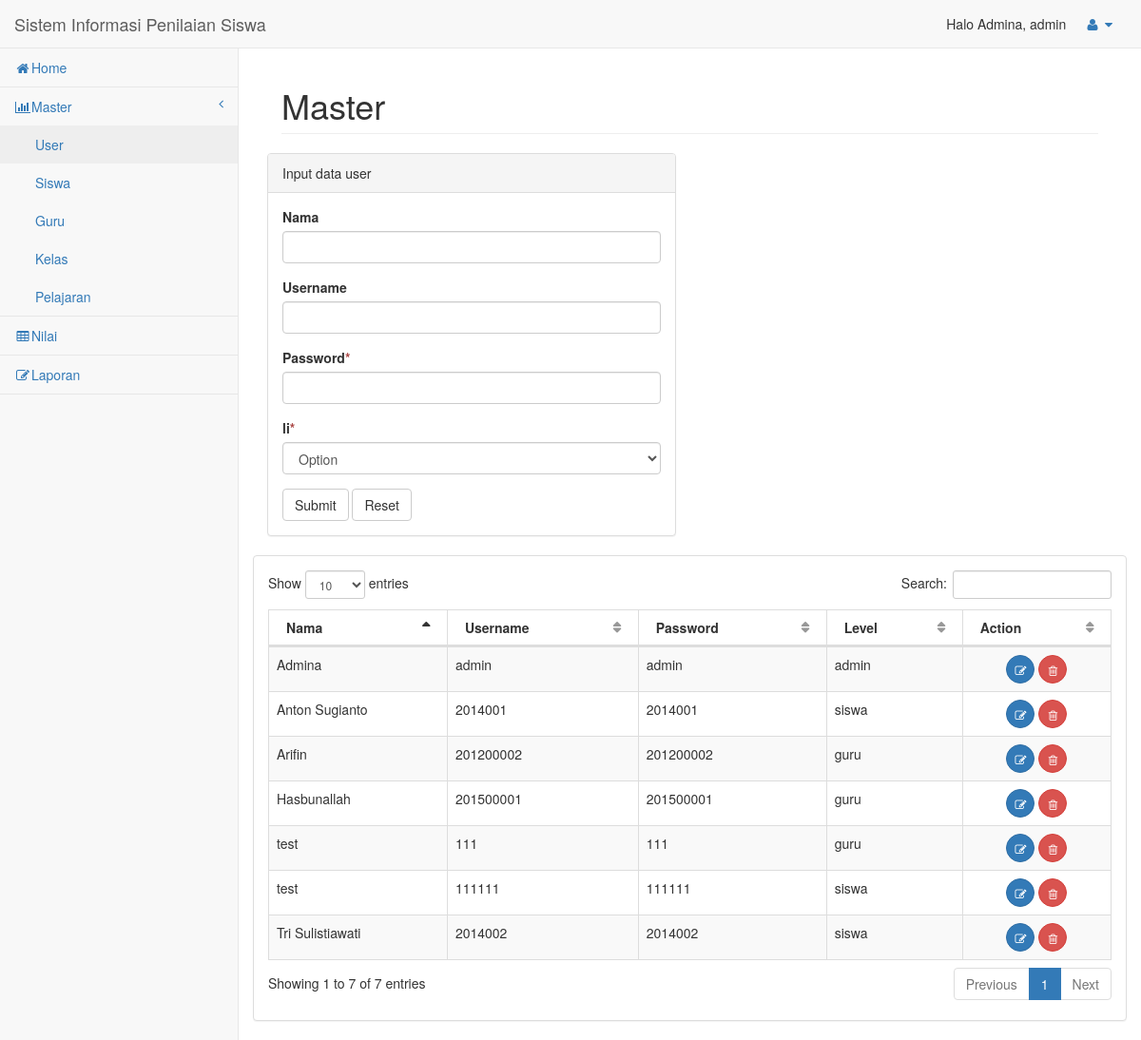
Screenshot of /admin/user.php (signed in) with the database file from the repository.
### tables this page shows
CREATE TABLE `tbl_user` (
  `id_user` bigint(19) UNSIGNED NOT NULL,
  `username` varchar(20) NOT NULL,
  `password` varchar(20) NOT NULL,
  `nama` varchar(30) NOT NULL,
  `level` enum('admin','guru','siswa') NOT NULL
);

### admin/user.php (the view, shortened to what this page needs)
<!DOCTYPE html>
<html lang="en">
<head>
    <link href="assets/vendor/bootstrap/css/bootstrap.min.css" rel="stylesheet">
    <link href="assets/vendor/metisMenu/metisMenu.min.css" rel="stylesheet">
    <link href="assets/vendor/datatables-plugins/dataTables.bootstrap.css" rel="stylesheet">
    <link href="assets/vendor/datatables-responsive/dataTables.responsive.css" rel="stylesheet">
    <link href="assets/dist/css/sb-admin-2.css" rel="stylesheet">
    <link href="assets/vendor/font-awesome/css/font-awesome.min.css" rel="stylesheet" type="text/css">
</head>
<body>
<?php
    include "include/headerup.php";
    include "include/header.php";
?>
        <div id="page-wrapper">
            <div class="container-fluid">
                <div class="row">
                    <div class="col-lg-12">
                        <h1 class="page-header">Master</h1>
                    </div>
                    <div class="row">
                <div class="col-lg-6">
                    <div class="panel panel-default">
                        <div class="panel-heading">
                            Input data user
                        </div>
                        <div class="panel-body">
                            <div class="row">
                                <div class="col-lg-12">
                                    <form method="post">
                    <div class="form-group">
                        <label class="control-label">Nama</label>
                        <input class="form-control" type="text" name="nama" />
                      </div>
                    <div class="form-group">
                        <label class="control-label">Username</label>
                        <input class="form-control" type="text" name="usern" />
                      </div>
                    <div class="form-group">
                        <label class="control-label">Password<span class="text-danger">*</span></label>
                        <input class="form-control" type="password" required="" name="pass" />
                      </div>
                      <div class="form-group">
                    <label for="level" class="control-label">li<span class="text-danger">*</span></label>
                    <select class="form-control" name="level" required="" onchange="javascript:get(this)">
                        <option value="">Option</option>
                    </select>
                    </div>
                                        <button type="submit" name="submit" value="submit" class="btn btn-default">Submit</button>
                                        <button type="reset" class="btn btn-default">Reset</button>
                                    </form>
                                </div>
                            </div>
                        </div>
                    </div>
                </div>
<div class="row">
                <div class="col-lg-12">
                    <div class="panel panel-default">
                        <div class="panel-body">
                            <table width="100%" class="table table-striped table-bordered table-hover" id="dataTables-example">
                                        <thead>
                                            <tr>
                                                <th>Nama</th>
                                                <th>Username</th>
                                                <th>Password</th>
                                                <th>Level</th>
                                                <th>Action</th>
                                            </tr>
                                        </thead>
                                        <tbody>
                                        <?php
                                            $conn = new mysqli("localhost", "root", "", "fahri");
                                            $res = $conn->query("SELECT * FROM tbl_user");
                                            while($row = $res->fetch_assoc()){
                                                echo '
                                                <tr>
                                                    <td>'.$row['nama'].'</td>
                                                    <td>'.$row['username'].'</td>
                                                    <td>'.$row['password'].'</td>
                                                    <td>'.$row['level'].'</td>
                                                    <td align="center">
                                                    <a class="btn btn-primary btn-circle" href="edit_user.php?id_user='.$row['id_user'].'" onclick="return warn()" title="Edit"><i class="fa fa-edit "></i></a>
                                                    <a class="btn btn-danger btn-circle" href="delete_user.php?id_user='.$row['id_user'].'" onclick="return warn()" title="Hapus"><i class="fa fa-trash-o "></i></a></button>
                                                    </td>
                                                </tr>
                                                ';
                                            }
                                            ?>
                                        </tbody>
                            </table>
                        </div>
                    </div>
                </div>
            </div>
        </div>
    </div>
</div>
</div>
    </div>
</body>
</html>

### rows the page displays
tbl_user: nama "Admina", username "admin", password "admin", level "admin"
tbl_user: nama "test", username "111", password "111", level "guru"
tbl_user: nama "test", username "111111", password "111111", level "siswa"
tbl_user: nama "Anton Sugianto", username "2014001", password "2014001", level "siswa"
tbl_user: nama "Tri Sulistiawati", username "2014002", password "2014002", level "siswa"
tbl_user: nama "Arifin", username "201200002", password "201200002", level "guru"
tbl_user: nama "Hasbunallah", username "201500001", password "201500001", level "guru"

### other values shown
$nama_active "Admina"
$level "admin"
